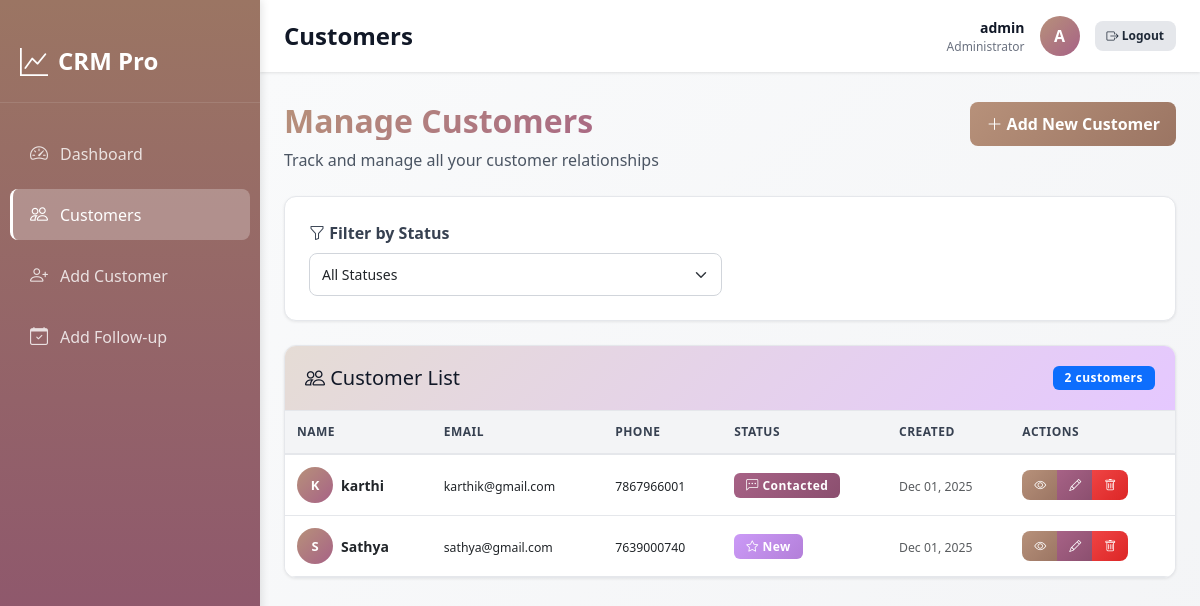
The page /customers/ (signed in) on the database its author committed.
### myapp/models.py (models this page shows, shortened)
class Customer(models.Model):
    STATUS_CHOICES = [
        ('new', 'New'),
        ('contacted', 'Contacted'),
        ('converted', 'Converted'),
        ('lost', 'Lost'),
    ]
    name = models.CharField(max_length=100)
    phone = models.CharField(max_length=20)
    email = models.EmailField()
    address = models.TextField()
    status = models.CharField(max_length=20, choices=STATUS_CHOICES, default='new')
    created_at = models.DateTimeField(auto_now_add=True)
    class Meta:
        ordering = ['-created_at']

### myapp/views.py (the view)
# urls.py: path('customers/', views.customer_list, name='customer_list'),
@login_required(login_url='login')
def customer_list(request):
    status_filter = request.GET.get('status')
    customers = Customer.objects.all()
    if status_filter:
        customers = customers.filter(status=status_filter)
    context = {
        'customers': customers,
        'status_filter': status_filter,
        'status_choices': Customer.STATUS_CHOICES,
    }
    return render(request, 'myapp/customer_list.html', context)

### myapp/templates/myapp/customer_list.html (shortened to what this page needs)
{% extends 'myapp/base.html' %}
{% block header_title %}Customers{% endblock %}
{% block content %}
<div class="page-header mb-4">
    <div class="d-flex justify-content-between align-items-start">
        <div>
            <h1>Manage Customers</h1>
            <p>Track and manage all your customer relationships</p>
        </div>
        <a href="{% url 'customer_add' %}" class="btn btn-primary">
            <i class="bi bi-plus-lg"></i> Add New Customer
        </a>
    </div>
</div>
<div class="card mb-4">
    <div class="card-body">
        <form method="get" class="row g-3 align-items-end">
            <div class="col-md-6">
                <label for="statusFilter" class="form-label">
                    <i class="bi bi-funnel"></i> Filter by Status
                </label>
                <select name="status" id="statusFilter" class="form-select" onchange="this.form.submit()">
                    <option value="">All Statuses</option>
                </select>
            </div>
        </form>
    </div>
</div>
<div class="card">
    <div class="card-header">
        <div class="d-flex justify-content-between align-items-center">
            <h5 class="mb-0">
                <i class="bi bi-people"></i> Customer List
            </h5>
            <span class="badge bg-primary">{{ customers|length }} customers</span>
        </div>
    </div>
    <div class="card-body p-0">
        {% if customers %}
        <div class="table-responsive">
            <table class="table table-hover mb-0">
                <thead>
                    <tr>
                        <th>Name</th>
                        <th>Email</th>
                        <th>Phone</th>
                        <th>Status</th>
                        <th>Created</th>
                        <th>Actions</th>
                    </tr>
                </thead>
                <tbody>
                    {% for customer in customers %}
                    <tr>
                        <td>
                            <div class="d-flex align-items-center gap-2">
                                <div class="user-avatar" style="width: 36px; height: 36px; font-size: 13px;">
                                    {{ customer.name|first|upper }}
                                </div>
                                <strong>{{ customer.name }}</strong>
                            </div>
                        </td>
                        <td>
                            <small>{{ customer.email }}</small>
                        </td>
                        <td>
                            <small>{{ customer.phone }}</small>
                        </td>
                        <td>
                            {% if customer.status == 'new' %}
                            <span class="badge bg-info">
                                <i class="bi bi-star"></i> New
                            </span>
                            {% elif customer.status == 'contacted' %}
                            <span class="badge bg-warning">
                                <i class="bi bi-chat-left-dots"></i> Contacted
                            </span>
                            {% elif customer.status == 'converted' %}
                            <span class="badge bg-success">
                                <i class="bi bi-check-circle"></i> Converted
                            </span>
                            {% elif customer.status == 'lost' %}
                            <span class="badge bg-danger">
                                <i class="bi bi-x-circle"></i> Lost
                            </span>
                            {% endif %}
                        </td>
                        <td>
                            <small class="text-muted">{{ customer.created_at|date:"M d, Y" }}</small>
                        </td>
                        <td>
                            <div class="btn-group" role="group">
                                <a href="{% url 'customer_detail' customer.pk %}" class="btn btn-sm btn-primary" title="View">
                                    <i class="bi bi-eye"></i>
                                </a>
                                <a href="{% url 'customer_edit' customer.pk %}" class="btn btn-sm btn-warning" title="Edit">
                                    <i class="bi bi-pencil"></i>
                                </a>
                                <a href="{% url 'customer_delete' customer.pk %}" class="btn btn-sm btn-danger" title="Delete">
                                    <i class="bi bi-trash"></i>
                                </a>
                            </div>
                        </td>
                    </tr>
                    {% endfor %}
                </tbody>
            </table>
        </div>
        {% endif %}
    </div>
</div>
{% endblock %}

### myapp/templates/myapp/base.html (shortened to what this page needs)
<!DOCTYPE html>
<html lang="en">
<head>
    <link href="https://cdn.jsdelivr.net/npm/bootstrap@5.3.0/dist/css/bootstrap.min.css" rel="stylesheet">
    <link rel="stylesheet" href="https://cdn.jsdelivr.net/npm/bootstrap-icons@1.11.0/font/bootstrap-icons.css">
</head>
<body>
    <aside class="sidebar" id="sidebar">
        <div class="sidebar-brand">
            <i class="bi bi-graph-up"></i>
            <span>CRM Pro</span>
        </div>
        <ul class="nav flex-column">
            {% if user.is_authenticated %}
            <li class="nav-item">
                <a class="nav-link {% if request.resolver_match.url_name == 'dashboard' %}active{% endif %}"
                    href="{% url 'dashboard' %}">
                    <i class="bi bi-speedometer2"></i>
                    <span>Dashboard</span>
                </a>
            </li>
            <li class="nav-item">
                <a class="nav-link {% if request.resolver_match.url_name == 'customer_list' %}active{% endif %}"
                    href="{% url 'customer_list' %}">
                    <i class="bi bi-people"></i>
                    <span>Customers</span>
                </a>
            </li>
            <li class="nav-item">
                <a class="nav-link {% if request.resolver_match.url_name == 'customer_add' %}active{% endif %}"
                    href="{% url 'customer_add' %}">
                    <i class="bi bi-person-plus"></i>
                    <span>Add Customer</span>
                </a>
            </li>
            <li class="nav-item">
                <a class="nav-link {% if request.resolver_match.url_name == 'followup_add' %}active{% endif %}"
                    href="{% url 'followup_add' %}">
                    <i class="bi bi-calendar-check"></i>
                    <span>Add Follow-up</span>
                </a>
            </li>
            {% endif %}
        </ul>
    </aside>
    <header class="top-header">
        <div class="header-content">
            <div class="d-flex align-items-center gap-3">
                <h2 class="header-title mb-0">{% block header_title %}CRM System{% endblock %}</h2>
            </div>
            <div class="user-profile">
                {% if user.is_authenticated %}
                <div class="user-info">
                    <div class="user-name">{{ user.first_name|default:user.username }}</div>
                    <div class="user-role">Administrator</div>
                </div>
                <div class="user-avatar">{{ user.username|first|upper }}</div>
                <a href="{% url 'logout' %}" class="btn btn-secondary btn-sm">
                    <i class="bi bi-box-arrow-right"></i> Logout
                </a>
                {% else %}
                <a href="{% url 'login' %}" class="btn btn-primary btn-sm">
                    <i class="bi bi-box-arrow-in-right"></i> Login
                </a>
                {% endif %}
            </div>
        </div>
    </header>
    <main>
        {% block content %}{% endblock %}
    </main>
</body>
</html>

### rows shown on the page
Customer: name|first "K", name "karthi", email "karthik@gmail.com", phone "7867966001", status "contacted" (drawn), created_at "Dec 01, 2025"
Customer: name|first "S", name "Sathya", email "sathya@gmail.com", phone "7639000740", status "new" (drawn), created_at "Dec 01, 2025"

### other values the page prints
{{ user.first_name|default:user.username }} "admin"
{{ user.username|first|upper }} "A"
{{ customers|length }} "2"
